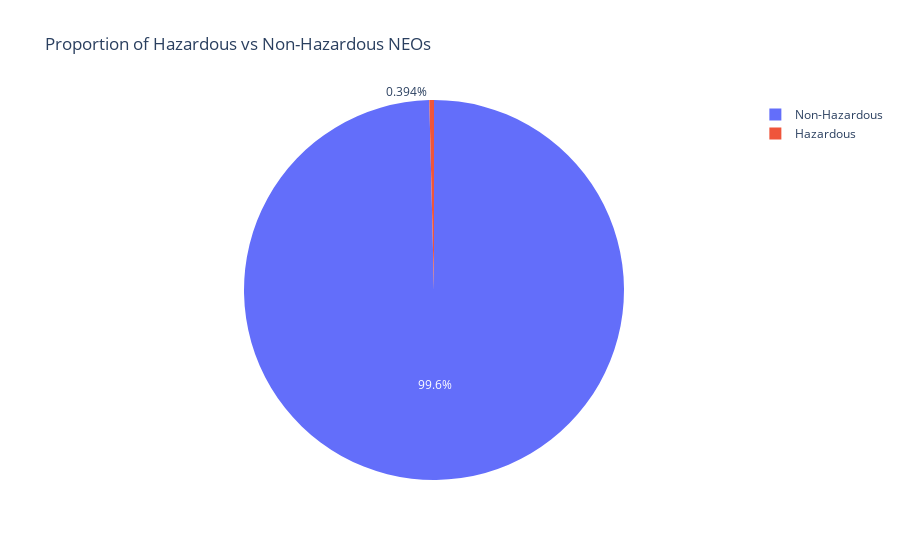
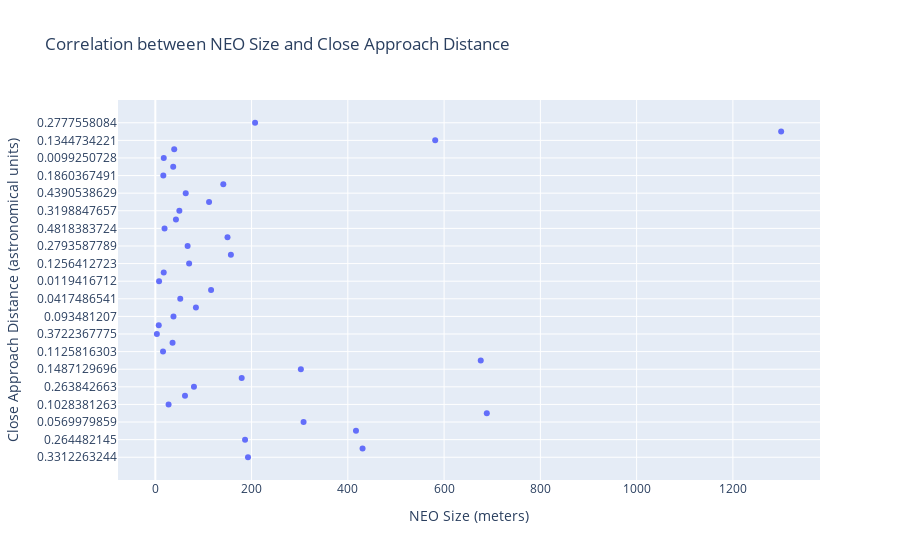

The code cell stored with these charts, in order, in its notebook:
### Code cell
import requests
import time
from datetime import datetime, timedelta
import numpy as np
import matplotlib.pyplot as plt
import seaborn as sns
from getpass import getpass
import plotly.express as px

# Set your NASA API KEY
api_key = getpass()

# Set the start and end dates for the data you want to fetch
start_date = datetime.strptime('2022-01-01', '%Y-%m-%d')
end_date = start_date + timedelta(days=365)  # 1 year later

# Initialize lists and dictionaries
neos_per_week = []
neo_sizes_list = []
average_sizes = {}
proportions_hazardous = {}
closest_neos = {}
total_hazardous_neos = 0  # Initialize total hazardous NEOs count

# Fetch data from the NASA API 7 days at a time
current_date = start_date
while current_date < end_date:
    next_date = min(current_date + timedelta(days=7), end_date)
    response = requests.get(f'https://api.nasa.gov/neo/rest/v1/feed?start_date={current_date.strftime("%Y-%m-%d")}&end_date={next_date.strftime("%Y-%m-%d")}&api_key={api_key}')
    data = response.json()

    for _, neo_data in data['near_earth_objects'].items():
        for neo in neo_data:
            # Store the number of NEOs per week
            neos_per_week.append(len(neo_data))

            # Extract NEO sizes in meters
            size_info = neo['estimated_diameter']['meters']
            neo_sizes_list.append(size_info['estimated_diameter_min'])
            neo_sizes_list.append(size_info['estimated_diameter_max'])

            # Check if the NEO is potentially hazardous
            is_hazardous = neo['is_potentially_hazardous_asteroid']
            if is_hazardous:
                total_hazardous_neos += 1

    current_date = next_date
    time.sleep(1)  # To avoid hitting the rate limit

# Line plot of the number of NEOs per week
dates = np.arange(start_date, end_date, timedelta(weeks=1))[:len(neos_per_week)]
neos_per_week = neos_per_week[:len(dates)]

plt.figure(figsize=(10, 6))
plt.plot(dates, neos_per_week, marker='o')
plt.xlabel('Week')
plt.ylabel('Number of NEOs')
plt.title('Number of NEOs per Week')
plt.show()

# Group NEO sizes by size differences
bin_size = 150
bins = np.arange(min(neo_sizes_list), max(neo_sizes_list) + bin_size, bin_size)

# Calculate the histogram of NEO sizes
hist, _ = np.histogram(neo_sizes_list, bins=bins)

# Get the indices of outliers
outlier_indices = np.where(hist > np.percentile(hist, 95))[0]

# Bar Plot of NEO Sizes with outliers highlighted
labels = [f'{int(bins[i])}-{int(bins[i+1])}' for i in range(len(bins)-1)]
colors = ['b' if i not in outlier_indices else 'r' for i in range(len(hist))]

plt.figure(figsize=(10, 6))
plt.bar(labels, hist, alpha=0.7, color=colors)
plt.xlabel('NEO Size Range (meters)')
plt.ylabel('Count')
plt.title('Distribution of NEO Sizes')
plt.xticks(rotation=90)
plt.show()

# Convert NEO sizes list to numpy array
neo_sizes_array = np.array(neo_sizes_list)

# Calculate average NEO size per week
average_sizes = []
index = 0
for count in neos_per_week:
    total_size = np.sum(neo_sizes_array[index:index+count])
    weekly_average = total_size / count
    average_sizes.append(weekly_average)
    index += count


# Bar plot of the average NEO size per week
plt.figure(figsize=(10, 6))
plt.bar(dates, average_sizes, alpha=0.7, width=7)
plt.xlabel('Week')
plt.ylabel('Average NEO Size (meters)')
plt.title('Average NEO Size per Week')
plt.xticks(rotation=45)
plt.show()

# Create a box plot of the NEO sizes
plt.figure(figsize=(10, 6))
sns.boxplot(data=neo_sizes_array)
plt.xlabel('NEO')
plt.ylabel('NEO Size (meters)')
plt.title('Box Plot of NEO Sizes')
plt.show()

# Create a heat map of the number of NEOs per week
neos_per_week_array = np.array(neos_per_week).reshape(-1, 53)
plt.figure(figsize=(10, 6))
sns.heatmap(neos_per_week_array, cmap='YlGnBu')
plt.xlabel('Week')
plt.ylabel('Year')
plt.title('Number of NEOs per Week Heat Map')
plt.show()

# Calculate the total number of NEOs and the number of hazardous NEOs
total_neos = sum(neos_per_week)
total_hazardous_neos = sum(neo['is_potentially_hazardous_asteroid'] for neo_data in data['near_earth_objects'].values() for neo in neo_data)

# Calculate the proportion of hazardous vs non-hazardous NEOs
proportion_hazardous = total_hazardous_neos / total_neos
proportion_non_hazardous = 1 - proportion_hazardous

# Create a pie chart
labels = ['Hazardous', 'Non-Hazardous']
values = [proportion_hazardous, proportion_non_hazardous]

fig = px.pie(names=labels, values=values, title='Proportion of Hazardous vs Non-Hazardous NEOs')
fig.show()


# Extract close approach distances
close_approach_distances = []
for _, neo_data in data['near_earth_objects'].items():
    for neo in neo_data:
        close_approach = neo['close_approach_data']
        if close_approach:
            miss_distance = close_approach[0]['miss_distance']
            close_approach_distances.append(miss_distance['astronomical'])

# Create a scatter plot
fig = px.scatter(x=neo_sizes_list[:len(close_approach_distances)], y=close_approach_distances, labels={'x': 'NEO Size (meters)', 'y': 'Close Approach Distance (astronomical units)'}, title='Correlation between NEO Size and Close Approach Distance')
fig.show()

### Figure 1 — Plotly figure (JSON) as saved in the notebook; plotly's stock layout.template omitted (floating-point values rounded to 4 significant figures)
{"data": [{"domain": {"x": [0, 1], "y": [0, 1]}, "hovertemplate": "label=%{label}<br>value=%{value}<extra></extra>", "labels": ["Hazardous", "Non-Hazardous"], "legendgroup": "", "name": "", "showlegend": true, "type": "pie", "values": [0.003942, 0.9961]}], "layout": {"legend": {"tracegroupgap": 0}, "title": {"text": "Proportion of Hazardous vs Non-Hazardous NEOs"}}}

### Figure 2 — Plotly figure (JSON) as saved in the notebook; plotly's stock layout.template omitted (floating-point values rounded to 4 significant figures)
{"data": [{"hovertemplate": "NEO Size (meters)=%{x}<br>Close Approach Distance (astronomical units)=%{y}<extra></extra>", "legendgroup": "", "marker": {"color": "#636efa", "symbol": "circle"}, "mode": "markers", "name": "", "orientation": "h", "showlegend": false, "type": "scatter", "x": [192.6, 430.6, 186.4, 416.9, 308.0, 688.7, 27.58, 61.67, 80.27, 179.5, 302.4, 676.1, 16.02, 35.81, 3.196, 7.146, 37.72, 84.34, 51.83, 115.9, 7.808, 17.46, 70.24, 157.1, 67.07, 150.0, 19.17, 42.86, 49.95, 111.7, 63.18, 141.3, 16.62, 37.16, 17.56, 39.27, 581.5, 1300.0, 207.3], "xaxis": "x", "y": ["0.3312263244", "0.2232885292", "0.264482145", "0.262910326", "0.0569979859", "0.4343374858", "0.1028381263", "0.1826363737", "0.263842663", "0.1657976413", "0.1487129696", "0.4925240707", "0.1125816303", "0.0721617969", "0.3722367775", "0.4667250939", "0.093481207", "0.4498578137", "0.0417486541", "0.076829623", "0.0119416712", "0.305809196", "0.1256412723", "0.0754748505", "0.2793587789", "0.1473845947", "0.4818383724", "0.2239923928", "0.3198847657", "0.286173124", "0.4390538629", "0.4167727113", "0.1860367491", "0.0581961992", "0.0099250728", "0.0109668251", "0.1344734221", "0.0424701269", "0.2777558084"], "yaxis": "y"}], "layout": {"legend": {"tracegroupgap": 0}, "title": {"text": "Correlation between NEO Size and Close Approach Distance"}, "xaxis": {"anchor": "y", "domain": [0, 1], "title": {"text": "NEO Size (meters)"}}, "yaxis": {"anchor": "x", "domain": [0, 1], "title": {"text": "Close Approach Distance (astronomical units)"}}}}
